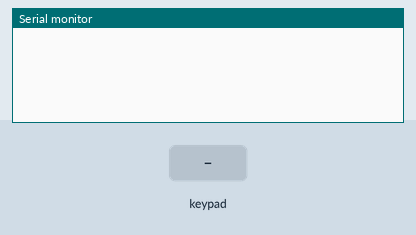
This sketch was run on a simulated ESP32. Parts: the last lines printed to the serial monitor. The inputs (shaded band) are chosen by the test bench.

Above: at 1.2 s.
1.3 s: key '1' pressed
At 2.3 s:
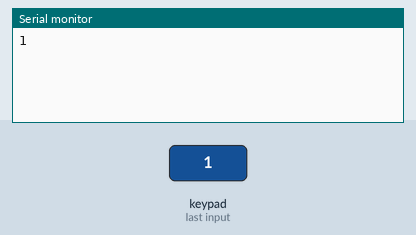
2.8 s: keypad keys 1 3 1 2 1 4 2 6 # pressed 0.4 s apart
At 7.3 s:
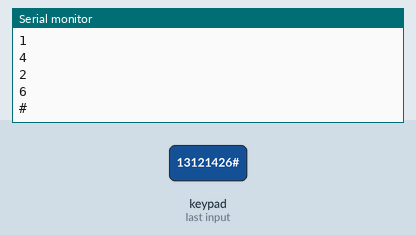
7.9 s: key '*' pressed
At 8.4 s:
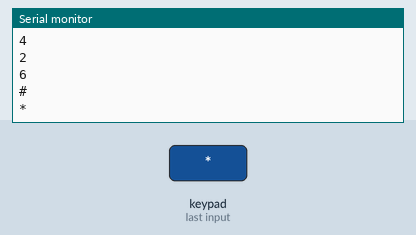
9.4 s: keypad keys 3 2 3 3 2 5 pressed 0.4 s apart
At 12.3 s:
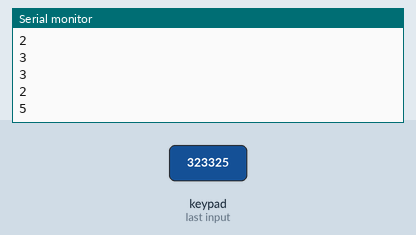
Timing chart, 0 to 13.8 s (numbered marks = the images above; inputs shaded):
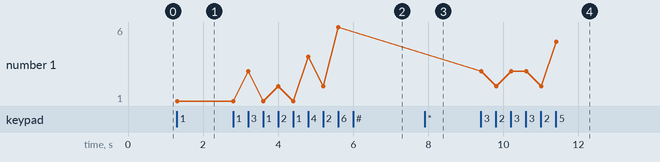

Measured:
- after the input at 1.3 s, the serial monitor: prints a new line at once (image 1)
- after the input at 2.8 s, the serial monitor: prints a new line after 0.41 s (image 2)
- after the input at 7.9 s, the serial monitor: prints a new line at once (image 3)
- after the input at 9.4 s, the serial monitor: prints a new line at once (image 4)
- plotted number 1: 1 → 6 after the input at 2.8 s, 6 → 5 after the input at 9.4 s

The sketch:

KeypadCode.ino
```cpp
#include <Keypad.h>

#define ROW_NUM     4 // four rows
#define COLUMN_NUM  3 // three columns

char keys[ROW_NUM][COLUMN_NUM] = {
  {'1', '2', '3'},
  {'4', '5', '6'},
  {'7', '8', '9'},
  {'*', '0', '#'}
};

byte pin_rows[ROW_NUM] = {13, 12, 14, 26}; // GIOP18, GIOP5, GIOP17, GIOP16 connect to the row pins
byte pin_column[COLUMN_NUM] = {32, 33, 25};  // GIOP4, GIOP0, GIOP2 connect to the column pins

Keypad keypad = Keypad( makeKeymap(keys), pin_rows, pin_column, ROW_NUM, COLUMN_NUM );

void setup() {
  Serial.begin(9600);
}

void loop() {
  char key = keypad.getKey();

  if (key) {
    Serial.println(key);
  }
}
```
